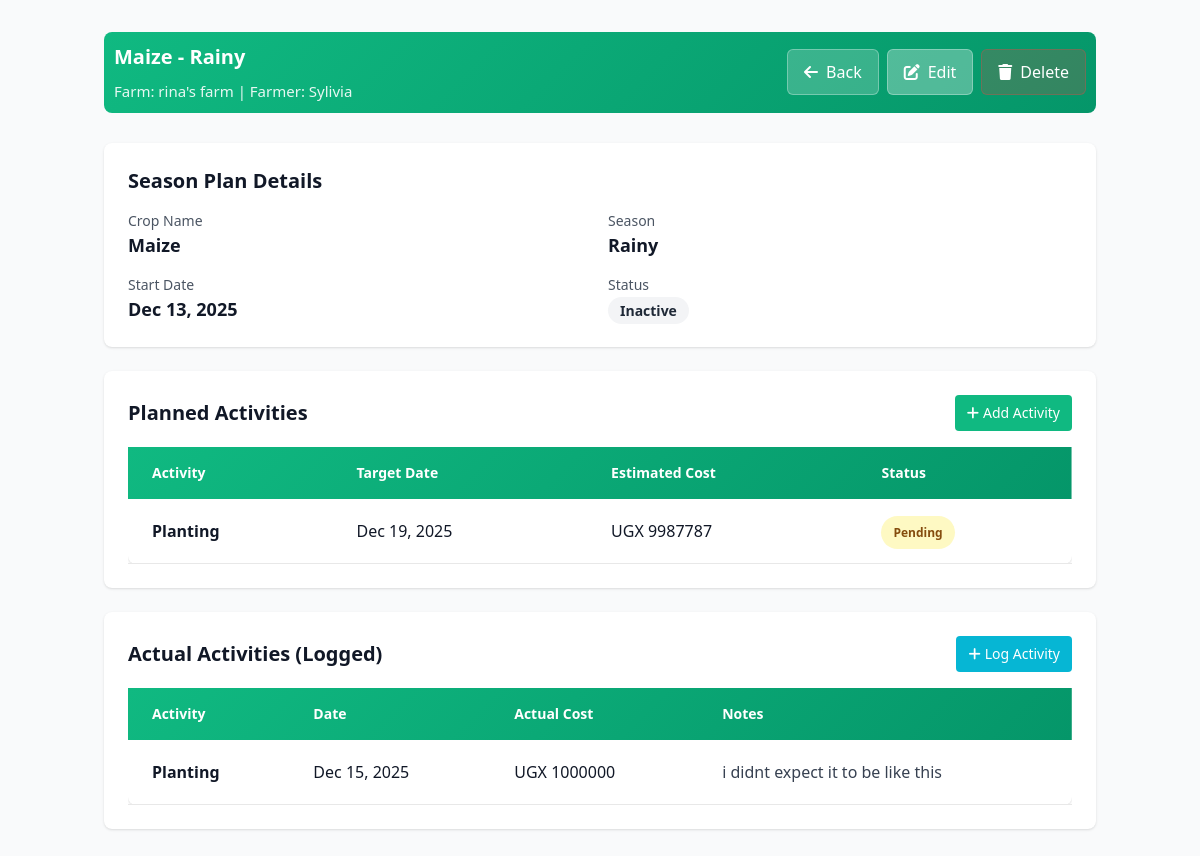
Page /seasonplans/4/ on the committed database.
### farmcore/models.py (models this page shows, shortened)
class SeasonPlan(models.Model):
    SEASON_CHOICES = [
        ('rainy', 'Rainy'),
        ('sunny', 'Sunny'),
    ]
    STATUS_CHOICES = [
        ('is_active', 'Is Active'),
        ('completed', 'Completed'),
        ('planned', 'Planned'),
    ]
    farm = models.ForeignKey(Farm, on_delete=models.CASCADE)
    crop_name = models.CharField(max_length=100)
    season_name = models.CharField(max_length=100, choices=SEASON_CHOICES)
    status = models.CharField( max_length=20, choices=STATUS_CHOICES, default='planned' )
    start_date = models.DateField( null=True, blank=True )

class Farm(models.Model):
    farmer = models.ForeignKey( Farmer, on_delete=models.CASCADE, related_name='farms')
    name = models.CharField( max_length=255, blank=False, null=False)
    size_in_acres = models.FloatField(max_length=100, blank=False, null=False)
    location = models.CharField( max_length=255,
        blank=False, null=False )

class Farmer(models.Model):
    name = models.CharField(max_length=255,blank=False, null=False, default="")
    phone = models.CharField(max_length=15, unique=True, blank=False, null=False)

class PlannedActivity(models.Model):
    ACTIVITY_CHOICES = [
        ('land_preparation', 'Land Preparation'),
        ('planting', 'Planting'),
        ('weeding', 'Weeding'),
        ('spraying', 'Spraying'),
        ('harvesting', 'Harvesting'),
    ]
    season_plan = models.ForeignKey(SeasonPlan, on_delete=models.CASCADE)
    activity_type = models.CharField(max_length=100, choices=ACTIVITY_CHOICES, null=False, blank=False)
    target_date = models.DateField(blank=False, null=False)
    estimated_cost_ugx = models.FloatField( null=False, blank=False, default=0.0)

class ActualActivity(models.Model):
    season_plan = models.ForeignKey( SeasonPlan, on_delete=models.CASCADE, related_name='actual_activities')
    activity_type = models.CharField(max_length=50, choices=PlannedActivity.ACTIVITY_CHOICES, blank=False, null=False  )
    actual_date = models.DateField(blank=False, null=False)
    actual_cost_ugx = models.FloatField(blank=False, null=False, default=0.0)
    notes = models.CharField(max_length=255, blank=False, null=False, default="")
    planned_activity = models.ForeignKey(PlannedActivity, on_delete=models.SET_NULL, null=True, blank=True, related_name='actual_activities')

### farmcore/views.py (the view)
# urls.py: path("seasonplans/<int:pk>/", views.seasonplan_detail, name="seasonplan_detail"),
def seasonplan_detail(request, pk):
    plan = SeasonPlan.objects.get(id=pk)
    planned_activities = PlannedActivity.objects.filter(season_plan=plan)
    actual_activities = ActualActivity.objects.filter(season_plan=plan)
    context = {
        'plan': plan,
        'planned_activities': planned_activities,
        'actual_activities': actual_activities,
    }
    return render(request, 'seasonplan_detail.html', context)

### farmcore/templates/seasonplan_detail.html (shortened to what this page needs)
{% load static %}
<!DOCTYPE html>
<html lang="en">
<head>
    <link rel="stylesheet" href="https://cdnjs.cloudflare.com/ajax/libs/font-awesome/6.0.0/css/all.min.css">
    <script src="https://cdn.tailwindcss.com"></script>
</head>
<body class="bg-gray-50">
    <div class="container mx-auto px-4 py-8">
        <div class="page-header">
            <div class="page-header-content">
                <h1>{{ plan.crop_name }} - {{ plan.get_season_name_display }}</h1>
                <p>Farm: {{ plan.farm.name }} | Farmer: {{ plan.farm.farmer.name }}</p>
            </div>
            <div class="action-buttons">
                <a href="{% url 'seasonplan_list' %}" class="back-button">
                    <i class="fas fa-arrow-left"></i> Back
                </a>
                <a href="{% url 'seasonplan_edit' plan.id %}" class="btn-action primary">
                    <i class="fas fa-edit"></i> Edit
                </a>
                <a href="{% url 'seasonplan_delete' plan.id %}" class="btn-action" style="background: rgba(239, 68, 68, 0.2); border-color: rgba(239, 68, 68, 0.3);">
                    <i class="fas fa-trash"></i> Delete
                </a>
            </div>
        </div>
        <div class="bg-white rounded-lg shadow p-6 mb-6">
            <h2 class="text-xl font-bold text-gray-900 mb-4">Season Plan Details</h2>
            <div class="grid grid-cols-2 gap-4">
                <div>
                    <p class="text-gray-600 text-sm">Crop Name</p>
                    <p class="text-lg font-semibold text-gray-900">{{ plan.crop_name }}</p>
                </div>
                <div>
                    <p class="text-gray-600 text-sm">Season</p>
                    <p class="text-lg font-semibold text-gray-900">{{ plan.get_season_name_display }}</p>
                </div>
                <div>
                    <p class="text-gray-600 text-sm">Start Date</p>
                    <p class="text-lg font-semibold text-gray-900">
                        {% if plan.start_date %}{{ plan.start_date|date:"M d, Y" }}{% else %}Not set{% endif %}
                    </p>
                </div>
                <div>
                    <p class="text-gray-600 text-sm">Status</p>
                    <p class="text-lg font-semibold">
                        {% if plan.is_active %}
                            <span class="px-3 py-1 bg-green-100 text-green-800 rounded-full text-sm">Active</span>
                        {% else %}
                            <span class="px-3 py-1 bg-gray-100 text-gray-800 rounded-full text-sm">Inactive</span>
                        {% endif %}
                    </p>
                </div>
            </div>
        </div>
        <div class="bg-white rounded-lg shadow p-6 mb-6">
            <div class="flex justify-between items-center mb-4">
                <h2 class="text-xl font-bold text-gray-900">Planned Activities</h2>
                <a href="{% url 'plannedactivity_create' %}" class="bg-emerald-500 text-white px-3 py-2 rounded text-sm hover:bg-emerald-600">
                    <i class="fas fa-plus mr-1"></i>Add Activity
                </a>
            </div>
            {% if planned_activities %}
            <div class="overflow-x-auto">
                <table class="min-w-full bg-white rounded-lg shadow">
                    <thead style="background: linear-gradient(135deg, #10b981 0%, #059669 100%); color: white;">
                        <tr>
                            <th class="px-6 py-4 text-left font-bold text-sm">Activity</th>
                            <th class="px-6 py-4 text-left font-bold text-sm">Target Date</th>
                            <th class="px-6 py-4 text-left font-bold text-sm">Estimated Cost</th>
                            <th class="px-6 py-4 text-left font-bold text-sm">Status</th>
                        </tr>
                    </thead>
                    <tbody>
                        {% for activity in planned_activities %}
                        <tr style="border-bottom: 1px solid #e8e8e8; transition: all 0.2s;" onmouseover="this.style.backgroundColor='#f0fdf4';" onmouseout="this.style.backgroundColor='white';">
                            <td class="px-6 py-5 text-base font-semibold text-gray-900">{{ activity.get_activity_type_display }}</td>
                            <td class="px-6 py-5 text-base font-medium text-gray-900">{{ activity.target_date|date:"M d, Y" }}</td>
                            <td class="px-6 py-5 text-base font-medium text-gray-900">
                                {% if activity.estimated_cost_ugx %}UGX {{ activity.estimated_cost_ugx|floatformat:0 }}{% else %}Not set{% endif %}
                            </td>
                            <td class="px-6 py-5 text-base">
                                <span class="px-3 py-2 bg-yellow-100 text-yellow-800 rounded-full text-xs font-bold">Pending</span>
                            </td>
                        </tr>
                        {% endfor %}
                    </tbody>
                </table>
            </div>
            {% else %}
            <p class="text-gray-600 text-center py-4">No planned activities yet</p>
            {% endif %}
        </div>
        <div class="bg-white rounded-lg shadow p-6">
            <div class="flex justify-between items-center mb-4">
                <h2 class="text-xl font-bold text-gray-900">Actual Activities (Logged)</h2>
                <a href="{% url 'actualactivity_create' %}" class="bg-cyan-500 text-white px-3 py-2 rounded text-sm hover:bg-cyan-600">
                    <i class="fas fa-plus mr-1"></i>Log Activity
                </a>
            </div>
            {% if actual_activities %}
            <div class="overflow-x-auto">
                <table class="min-w-full bg-white rounded-lg shadow">
                    <thead style="background: linear-gradient(135deg, #10b981 0%, #059669 100%); color: white;">
                        <tr>
                            <th class="px-6 py-4 text-left font-bold text-sm">Activity</th>
                            <th class="px-6 py-4 text-left font-bold text-sm">Date</th>
                            <th class="px-6 py-4 text-left font-bold text-sm">Actual Cost</th>
                            <th class="px-6 py-4 text-left font-bold text-sm">Notes</th>
                        </tr>
                    </thead>
                    <tbody>
                        {% for activity in actual_activities %}
                        <tr style="border-bottom: 1px solid #e8e8e8; transition: all 0.2s;" onmouseover="this.style.backgroundColor='#f0fdf4';" onmouseout="this.style.backgroundColor='white';">
                            <td class="px-6 py-5 text-base font-semibold text-gray-900">{{ activity.get_activity_type_display }}</td>
                            <td class="px-6 py-5 text-base font-medium text-gray-900">{{ activity.actual_date|date:"M d, Y" }}</td>
                            <td class="px-6 py-5 text-base font-medium text-gray-900">UGX {{ activity.actual_cost_ugx|floatformat:0 }}</td>
                            <td class="px-6 py-5 text-base text-gray-700">{{ activity.notes|truncatewords:10 }}</td>
                        </tr>
                        {% endfor %}
                    </tbody>
                </table>
            </div>
            {% else %}
            <p class="text-gray-600 text-center py-4">No actual activities logged yet</p>
            {% endif %}
        </div>
    </div>
</body>
</html>

### farmcore/templates/seasonplan_detail.html (style rules this page uses)
.page-header { display: flex; justify-content: space-between; align-items: center; margin-bottom: 30px; padding: 10px; background: linear-gradient(135deg, #10b981 0%, #059669 100%); border-radius: 8px; color: white; }
.page-header-content h1 { font-size: 20px; font-weight: 700; margin: 0 0 8px 0; }
.page-header-content p { margin: 0; opacity: 0.9; font-size: 15px; }
.back-button { display: inline-flex; align-items: center; gap: 8px; background: rgba(255, 255, 255, 0.2); color: white; padding: 10px 16px; border-radius: 6px; text-decoration: none; font-weight: 500; transition: all 0.3s; border: 1px solid rgba(255, 255, 255, 0.3); }
.action-buttons { display: flex; gap: 8px; }
.btn-action { display: inline-flex; align-items: center; gap: 8px; background: rgba(255, 255, 255, 0.2); color: white; padding: 10px 16px; border-radius: 6px; text-decoration: none; font-weight: 500; transition: all 0.3s; border: 1px solid rgba(255, 255, 255, 0.3); }
.btn-action.primary { background: rgba(255, 255, 255, 0.3); }

### rows in the picture
SeasonPlan: crop_name "Maize", season_name "Rainy", farm.name "rina's farm", farm.farmer.name "Sylivia", start_date "Dec 13, 2025"
PlannedActivity: activity_type "Planting", target_date "Dec 19, 2025", estimated_cost_ugx "9987787"
ActualActivity: activity_type "Planting", actual_date "Dec 15, 2025", actual_cost_ugx "1000000", notes "i didnt expect it to be like this"
